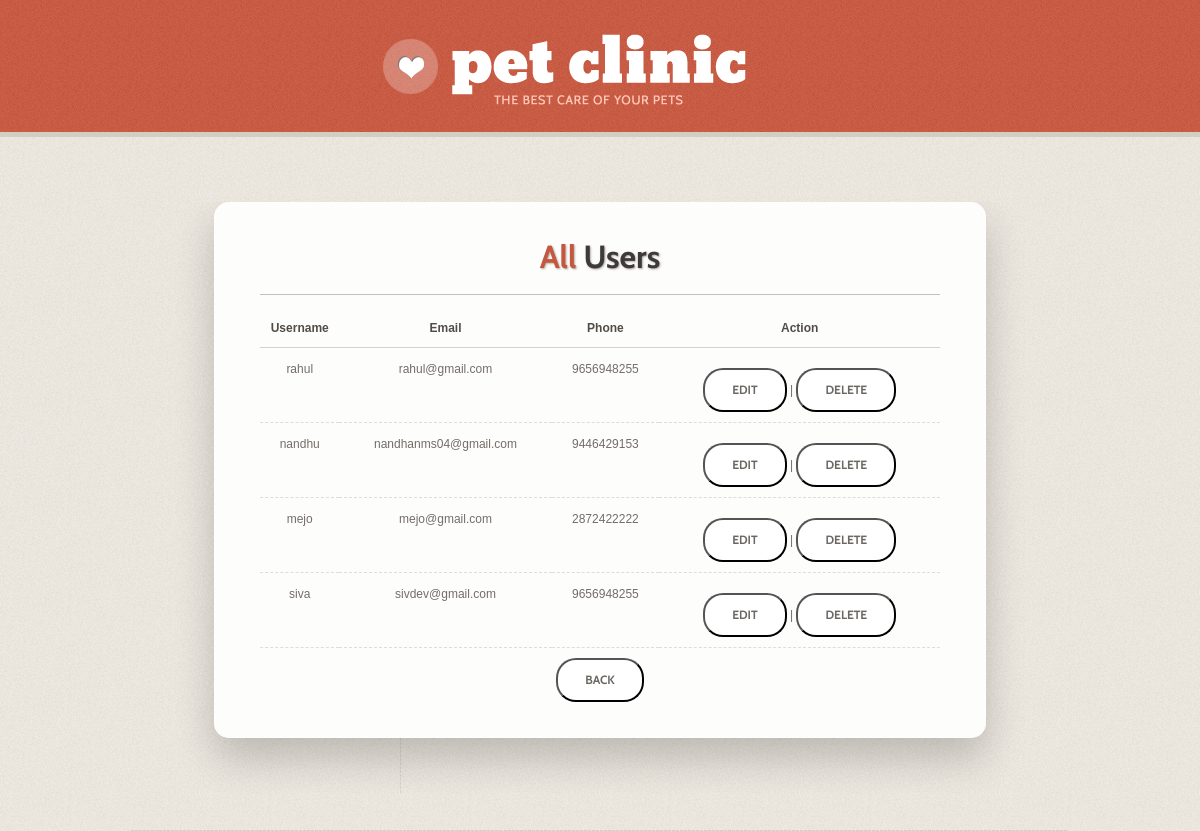
The page /admin-users/ on the database its author committed.
### main/models.py (models this page shows, shortened)
class UserRegister(models.Model):
    ROLE_CHOICES = (
        ('user', 'User'),
        ('admin', 'Admin'),
    )
    fullname = models.CharField(max_length=100)
    email = models.EmailField(unique=True)
    username = models.CharField(max_length=50, unique=True)
    password = models.CharField(max_length=100)
    phone = models.CharField(max_length=15)
    role = models.CharField(
        max_length=10,
        choices=ROLE_CHOICES,
        default='user'
    )

### main/views.py (the view)
# urls.py: path('admin-users/', views.admin_users, name='admin_users'),
@never_cache
def admin_users(request):
    users = UserRegister.objects.exclude(role='admin')
    return render(request, 'users_details.html', {'users': users})

### main/templates/users_details.html (shortened to what this page needs)
<!DOCTYPE html>
{% load static %}
<html>
<head>
    <link rel="stylesheet" href="{% static 'sbg/css/style.css' %}">
</head>
<body>
<div class="block1">
    <div class="main">
        <header>
            <h1>
                <a class="logo" href="{% url 'admin_dashboard' %}">
                </a>
            </h1>
        </header>
    </div>
</div>
<div class="block4">
    <div class="main">
        <section id="content">
            <div class="container_12">
                <div class="wrapper v_stripe">
                    <article class="grid_12">
                        <div class="appointment-card fade-anim">
                            <h2 class="ind">
                                <span>All</span> Users
                            </h2>
                            <table>
                                <thead>
                                    <tr>
                                        <th>Username</th>
                                        <th>Email</th>
                                        <th>Phone</th>
                                        <th>Action</th>
                                    </tr>
                                </thead>
                                <tbody>
                                    {% for user in users %}
                                    <tr>
                                        <td>{{ user.username }}</td>
                                        <td>{{ user.email }}</td>
                                        <td>{{ user.phone }}</td>
                                        <td>
                                           <button type="button" class="button"
                                                onclick="window.location.href='{% url 'edit_user' user.id %}'">
                                                EDIT
                                           </button> |
                                            <button type="button" class="button"
                                                onclick="if(confirm('Are you sure you want to delete this user?')) { window.location.href='{% url 'delete_user' user.id %}'; }">
                                                Delete
                                            </button>
                                        </td>
                                    </tr>
                                    {% empty %}
                                    <tr>
                                        <td colspan="4">
                                            No users found.
                                        </td>
                                    </tr>
                                    {% endfor %}
                                </tbody>
                            </table>
                            <button type="button" class="button"
                                onclick="window.location.href='{% url 'admin_dashboard' %}'">
                                Back
                            </button>
                        </div>
                    </article>
                </div>
            </div>
        </section>
    </div>
</div>
</body>
</html>

### static/sbg/css/style.css (style rules this page uses)
article,aside,audio,canvas,command,datalist,details,embed,figcaption,figure,footer,header,hgroup,keygen,meter,nav,output,progress,section,source,video { display:block }
html { width:100% }
body { font-family:Arial, Arial, Helvetica, sans-serif; font-size:12px; line-height:22px; color:#736d68; min-width:990px; background:url(../images/body_bg.png) 50% 0 repeat #e7e2d8; }
.main { width:960px;padding:0;margin:0 auto; }
.wrapper { width:100%;overflow:hidden }
a { color:#736d68;outline:none; text-decoration:none; cursor:pointer; }
.button { display:inline-block; padding:11px 27px; margin: 18px 0 0; font-size: 12px; font-weight:bold; text-transform:uppercase; border-radius:20px; line-height: 18px; color:#6b6763; background:#fff; }
.block1 { background: url('../images/block1.jpg') 50% 0 repeat; }
.block4 { border-top:5px solid #d4cdc1;overflow:hidden; }
header { padding:34px 0 25px;margin: 0 10px; }
header h1 { width:434px;margin: 0 auto; }
header h1 a { display:block;width:364px;height:73px;background:url(../images/logo.png) 0 0 no-repeat; text-decoration:none; text-indent:-9999px; }
#content { padding:65px 0px 37px 0px;background: url('../images/stripe.png') 50% bottom no-repeat; }
h2,h3,h4 { font-weight:normal; }
h2 { font-size: 32px;text-shadow:1px 1px 2px rgba(168,158,146,0.88);line-height: 38px; color:#3c3b3a;font-weight:bold;border-bottom:1px solid #c6c0b7;padding-bottom:18px;margin-bottom:20px; white-space: nowrap }
h2 span { color:#c45740; }
h2.ind { margin-bottom:22px; }
.cabin, .sf-menu a, .button, .link1, h2, footer { font-family: 'Cabin', sans-serif; }
.button, .img_wrap, .sf-menu li a { -webkit-transition: all 0.3s ease;-moz-transition: all 0.3s ease;-o-transition: all 0.3s ease;transition: all 0.3s ease; }
.v_stripe { background: url('../images/vert_stripe.png') 280px 0 repeat-y;padding-bottom:16px; }
.appointment-card { width: 650px; margin: 40px auto; padding: 30px 40px; background: rgba(255, 255, 255, 0.85); border-radius: 12px; box-shadow: 0 15px 35px rgba(0, 0, 0, 0.2); backdrop-filter: blur(6px); border: 1px solid rgba(255, 255, 255, 0.3); }
#content { text-align: center; }
.appointment-card table { margin: 0 auto; text-align: left; }
.appointment-card .button { margin-top: 10px; }
.appointment-card { width: 680px; margin: 0 auto 40px; padding: 35px 45px; background: rgba(255, 255, 255, 0.9); border-radius: 15px; box-shadow: 0 20px 40px rgba(0,0,0,0.2); }
.appointment-card table { margin: 0 auto; }
.fade-anim { animation: fadeUp 0.5s ease; }
.appointment-card table { width: 100%; border-collapse: collapse; text-align: center; }
.appointment-card th { font-weight: bold; color: #514d46; border-bottom: 1px solid #d6d2cb; padding-bottom: 8px; }
.appointment-card td { padding: 10px 6px; border-bottom: 1px dashed #ddd; }

### static/sbg/css/grid.css (style rules this page uses)
.container_12 { margin-left:auto;margin-right:auto;width:960px }
.grid_1,.grid_2,.grid_3,.grid_4,.grid_5,.grid_6,.grid_7,.grid_8,.grid_9,.grid_10,.grid_11,.grid_12 { display:inline;float:left;position:relative;margin:0 10px }
.container_12 .grid_12 { width:940px }

### rows shown on the page
UserRegister: username "rahul", email "rahul@gmail.com", phone "9656948255"
UserRegister: username "nandhu", email "nandhanms04@gmail.com", phone "9446429153"
UserRegister: username "mejo", email "mejo@gmail.com", phone "2872422222"
UserRegister: username "siva", email "sivdev@gmail.com", phone "9656948255"
